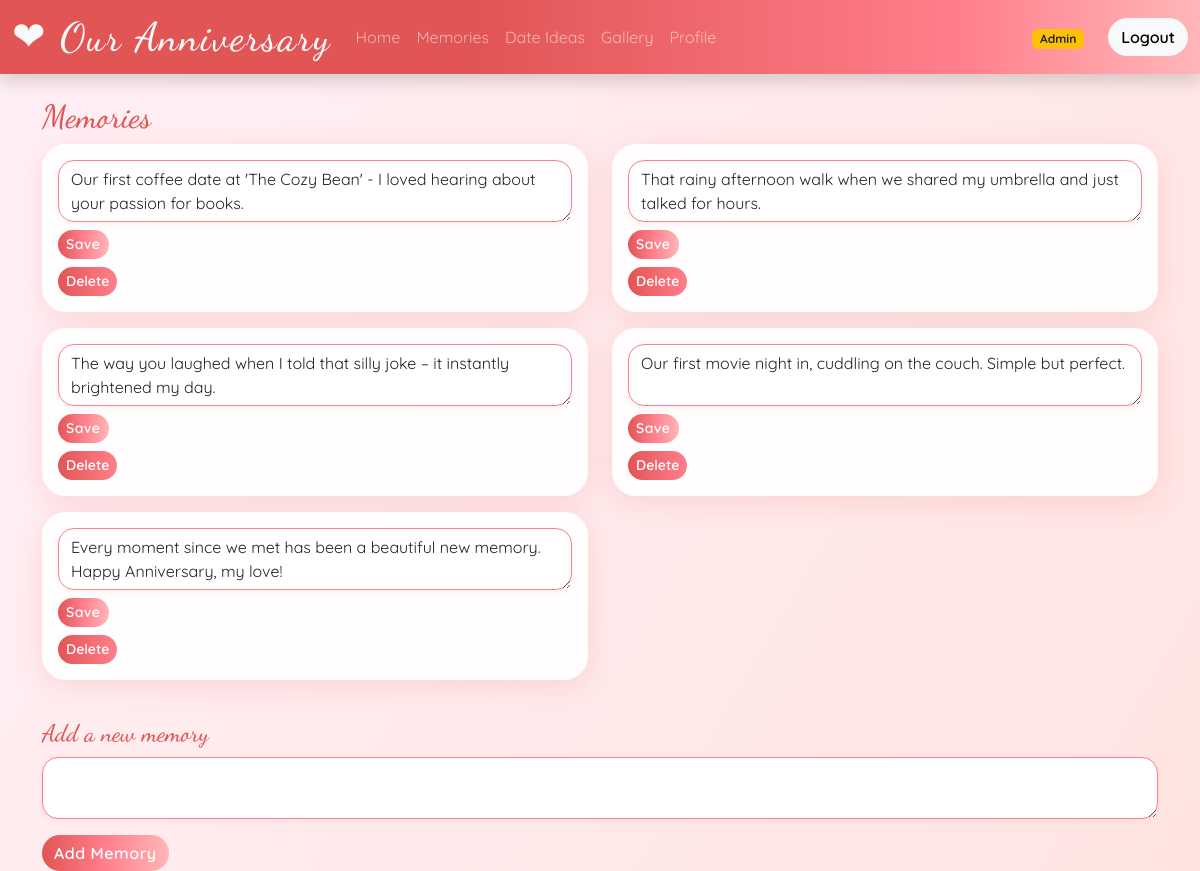
Page /memories (signed in) on the committed database.
### app.py (models this page shows)
class Memory(db.Model):
    id = db.Column(db.Integer, primary_key=True)
    content = db.Column(db.Text)

### app.py (the view)
@app.route('/memories', methods=['GET', 'POST'])
@login_required
def memories():
    if request.method == 'POST' and session.get('role') == 'admin':
        new_memory = request.form.get('memory')
        if new_memory:
            db.session.add(Memory(content=new_memory))
            db.session.commit()
    all_memories = Memory.query.all()
    return render_template('memories.html', memories=all_memories)

### app.py (called while the page is built)
def login_required(f):
    from functools import wraps
    @wraps(f)
    def decorated_function(*args, **kwargs):
        if 'logged_in' not in session or not session['logged_in']:
            return redirect(url_for('login'))
        return f(*args, **kwargs)
    return decorated_function

### templates/memories.html (shortened to what this page needs)
{% extends "base.html" %}
{% block content %}
<h2>Memories</h2>
<div class="row">
    {% for memory in memories %}
    <div class="col-md-6 mb-3">
        <div class="card">
            <div class="card-body">
                {% if session.get('role') == 'admin' %}
                <form method="post" action="{{ url_for('edit_memory', memory_id=memory.id) }}" class="mb-2">
                    <textarea name="edited_memory" class="form-control mb-2" rows="2" required>{{ memory.content }}</textarea>
                    <button type="submit" class="btn btn-success btn-sm">Save</button>
                </form>
                <form method="post" action="{{ url_for('delete_memory', memory_id=memory.id) }}" onsubmit="return confirm('Delete this memory?');">
                    <button type="submit" class="btn btn-danger btn-sm">Delete</button>
                </form>
                {% else %}
                {{ memory.content }}
                {% endif %}
            </div>
        </div>
    </div>
    {% endfor %}
</div>
{% if session.get('role') == 'admin' %}
<div class="mt-4">
    <h4>Add a new memory</h4>
    <form method="post">
        <div class="mb-3">
            <textarea class="form-control" name="memory" rows="2" required></textarea>
        </div>
        <button type="submit" class="btn btn-primary">Add Memory</button>
    </form>
</div>
{% endif %}
{% endblock %}

### static/style.css (style rules this page uses)
body.bg-anniversary { background: linear-gradient(120deg, #fff0f6 0%, #ffe4e1 100%); min-height: 100vh; font-family: 'Quicksand', 'Segoe UI', Arial, sans-serif; color: #4b2e2e; position: relative; z-index: 1; }
body.bg-anniversary::before { content: ""; position: fixed; inset: 0; background-repeat: repeat; background-size: 100px 100px; opacity: 0.05; z-index: -1; pointer-events: none; }
.card, .gallery-card { border: none; border-radius: 1.5rem; background: rgba(255, 255, 255, 0.9); box-shadow: 0 6px 28px rgba(226,85,85,0.15); transition: all 0.3s ease; animation: fadeIn 0.7s; backdrop-filter: blur(8px); }
.btn-primary, .btn-success { background: linear-gradient(90deg, #e25555, #ff7f8c, #ffb6b9); border: none; border-radius: 2rem; font-weight: 600; letter-spacing: 0.5px; transition: all 0.25s ease-in-out; }
.btn-danger { background: linear-gradient(90deg, #e25555, #ff7f8c); border: none; border-radius: 2rem; font-weight: 600; transition: all 0.25s ease-in-out; }
input, textarea, select { border-radius: 1rem !important; border: 1.5px solid #ff7f8c !important; box-shadow: 0 2px 6px rgba(226,85,85,0.08); transition: border-color 0.2s, box-shadow 0.2s; }
h1, h2, h4 { font-family: 'Dancing Script', cursive, 'Segoe UI', Arial, sans-serif; color: #e25555; }

### rows in the picture
Memory: edited_memory "Our first coffee date at 'The Cozy Bean' - I loved hearing about your passion for books."
Memory: edited_memory "That rainy afternoon walk when we shared my umbrella and just talked for hours."
Memory: edited_memory "The way you laughed when I told that silly joke – it instantly brightened my day."
Memory: edited_memory "Our first movie night in, cuddling on the couch. Simple but perfect."
Memory: edited_memory "Every moment since we met has been a beautiful new memory. Happy Anniversary, my love!"

### other values in the picture
{{ session.get('role')|capitalize }} "Admin"
